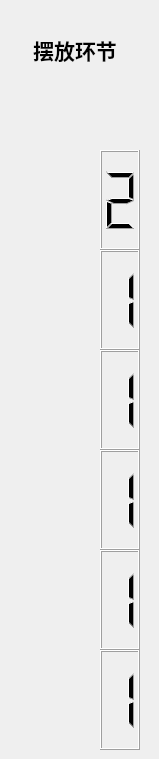
      <widget class="QWidget" name="widgetplace">
       <widget class="QPushButton" name="rolejinzhan">
        <property name="geometry">
         <rect>
          <x>0</x>
          <y>150</y>
          <width>100</width>
          <height>100</height>
         </rect>
        </property>
        <property name="sizePolicy">
         <sizepolicy hsizetype="Fixed" vsizetype="Fixed">
          <horstretch>0</horstretch>
          <verstretch>0</verstretch>
         </sizepolicy>
        </property>
        <property name="styleSheet">
         <string notr="true">background:transparent;
border-image: url(:/myrole/allpicture/mymelee.png);
</string>
        </property>
        <property name="text">
         <string/>
        </property>
        <property name="flat">
         <bool>true</bool>
        </property>
       </widget>
       <widget class="QLabel" name="label_11">
        <property name="geometry">
         <rect>
          <x>0</x>
          <y>0</y>
          <width>150</width>
          <height>100</height>
         </rect>
        </property>
        <property name="sizePolicy">
         <sizepolicy hsizetype="Fixed" vsizetype="Fixed">
          <horstretch>0</horstretch>
          <verstretch>0</verstretch>
         </sizepolicy>
        </property>
        <property name="text">
         <string>&lt;html&gt;&lt;head/&gt;&lt;body&gt;&lt;p align=&quot;center&quot;&gt;&lt;span style=&quot; font-size:16pt; font-weight:600;&quot;&gt;摆放环节&lt;/span&gt;&lt;/p&gt;&lt;/body&gt;&lt;/html&gt;</string>
        </property>
       </widget>
       <widget class="QPushButton" name="rolesheshou">
        <property name="geometry">
         <rect>
          <x>0</x>
          <y>250</y>
          <width>100</width>
          <height>100</height>
         </rect>
        </property>
        <property name="sizePolicy">
         <sizepolicy hsizetype="Fixed" vsizetype="Fixed">
          <horstretch>0</horstretch>
          <verstretch>0</verstretch>
         </sizepolicy>
        </property>
        <property name="styleSheet">
         <string notr="true">background:transparent;
border-image: url(:/myrole/allpicture/myArcher.png);</string>
        </property>
        <property name="text">
         <string/>
        </property>
        <property name="flat">
         <bool>true</bool>
        </property>
       </widget>
       <widget class="QPushButton" name="roleqishi">
        <property name="geometry">
         <rect>
          <x>0</x>
          <y>350</y>
          <width>100</width>
          <height>100</height>
         </rect>
        </property>
        <property name="sizePolicy">
         <sizepolicy hsizetype="Fixed" vsizetype="Fixed">
          <horstretch>0</horstretch>
          <verstretch>0</verstretch>
         </sizepolicy>
        </property>
        <property name="styleSheet">
         <string notr="true">background:transparent;
border-image: url(:/myrole/allpicture/myKnight.png);</string>
        </property>
        <property name="text">
         <string/>
        </property>
        <property name="flat">
         <bool>true</bool>
        </property>
       </widget>
       <widget class="QPushButton" name="rolefashi">
        <property name="geometry">
         <rect>
          <x>0</x>
          <y>450</y>
          <width>100</width>
          <height>100</height>
         </rect>
        </property>
        <property name="sizePolicy">
         <sizepolicy hsizetype="Fixed" vsizetype="Fixed">
          <horstretch>0</horstretch>
          <verstretch>0</verstretch>
         </sizepolicy>
        </property>
        <property name="styleSheet">
         <string notr="true">background:transparent;
border-image: url(:/myrole/allpicture/mymage.png);</string>
        </property>
        <property name="text">
         <string/>
        </property>
        <property name="flat">
         <bool>true</bool>
        </property>
       </widget>
       <widget class="QPushButton" name="roledunzhan">
        <property name="geometry">
         <rect>
          <x>0</x>
          <y>550</y>
          <width>100</width>
          <height>100</height>
         </rect>
        </property>
        <property name="sizePolicy">
         <sizepolicy hsizetype="Fixed" vsizetype="Fixed">
          <horstretch>0</horstretch>
          <verstretch>0</verstretch>
         </sizepolicy>
        </property>
        <property name="styleSheet">
         <string notr="true">background:transparent;
border-image: url(:/myrole/allpicture/myshield.png);</string>
        </property>
        <property name="text">
         <string/>
        </property>
        <property name="flat">
         <bool>true</bool>
        </property>
       </widget>
       <widget class="QPushButton" name="roleboss">
        <property name="geometry">
         <rect>
          <x>0</x>
          <y>650</y>
          <width>100</width>
          <height>100</height>
         </rect>
        </property>
        <property name="sizePolicy">
         <sizepolicy hsizetype="Fixed" vsizetype="Fixed">
          <horstretch>0</horstretch>
          <verstretch>0</verstretch>
         </sizepolicy>
        </property>
        <property name="styleSheet">
         <string notr="true">background:transparent;
border-image: url(:/myrole/allpicture/myboss.png);</string>
        </property>
        <property name="text">
         <string/>
        </property>
        <property name="flat">
         <bool>true</bool>
        </property>
       </widget>
       <widget class="QPushButton" name="overplace">
        <property name="geometry">
         <rect>
          <x>0</x>
          <y>100</y>
          <width>150</width>
          <height>50</height>
         </rect>
        </property>
        <property name="styleSheet">
         <string notr="true">background:transparent;
border-image: url(:/whilefighting/allpicture/overplace.png);</string>
        </property>
        <property name="text">
         <string/>
        </property>
        <property name="flat">
         <bool>true</bool>
        </property>
       </widget>
       <widget class="QLCDNumber" name="lcdNumberjinzhan">
        <property name="geometry">
         <rect>
          <x>100</x>
          <y>150</y>
          <width>40</width>
          <height>100</height>
         </rect>
        </property>
        <property name="sizePolicy">
         <sizepolicy hsizetype="Fixed" vsizetype="Fixed">
          <horstretch>0</horstretch>
          <verstretch>0</verstretch>
         </sizepolicy>
        </property>
        <property name="digitCount">
         <number>1</number>
        </property>
        <property name="segmentStyle">
         <enum>QLCDNumber::Filled</enum>
        </property>
        <property name="intValue" stdset="0">
         <number>2</number>
        </property>
       </widget>
       <widget class="QLCDNumber" name="lcdNumbersheshou">
        <property name="geometry">
         <rect>
          <x>100</x>
          <y>250</y>
          <width>40</width>
          <height>100</height>
         </rect>
        </property>
        <property name="sizePolicy">
         <sizepolicy hsizetype="Fixed" vsizetype="Fixed">
          <horstretch>0</horstretch>
          <verstretch>0</verstretch>
         </sizepolicy>
        </property>
        <property name="digitCount">
         <number>1</number>
        </property>
        <property name="intValue" stdset="0">
         <number>1</number>
        </property>
       </widget>
       <widget class="QLCDNumber" name="lcdNumberqishi">
        <property name="geometry">
         <rect>
          <x>100</x>
          <y>350</y>
          <width>40</width>
          <height>100</height>
         </rect>
        </property>
        <property name="sizePolicy">
         <sizepolicy hsizetype="Fixed" vsizetype="Fixed">
          <horstretch>0</horstretch>
          <verstretch>0</verstretch>
         </sizepolicy>
        </property>
        <property name="digitCount">
         <number>1</number>
        </property>
        <property name="intValue" stdset="0">
         <number>1</number>
        </property>
       </widget>
       <widget class="QLCDNumber" name="lcdNumberfashi">
        <property name="geometry">
         <rect>
          <x>100</x>
          <y>450</y>
          <width>40</width>
          <height>100</height>
         </rect>
        </property>
        <property name="sizePolicy">
         <sizepolicy hsizetype="Fixed" vsizetype="Fixed">
          <horstretch>0</horstretch>
          <verstretch>0</verstretch>
         </sizepolicy>
        </property>
        <property name="digitCount">
         <number>1</number>
        </property>
        <property name="intValue" stdset="0">
         <number>1</number>
        </property>
       </widget>
       <widget class="QLCDNumber" name="lcdNumberboss">
        <property name="geometry">
         <rect>
          <x>100</x>
          <y>650</y>
          <width>40</width>
          <height>100</height>
         </rect>
        </property>
        <property name="sizePolicy">
         <sizepolicy hsizetype="Fixed" vsizetype="Fixed">
          <horstretch>0</horstretch>
          <verstretch>0</verstretch>
         </sizepolicy>
        </property>
        <property name="digitCount">
         <number>1</number>
        </property>
        <property name="intValue" stdset="0">
         <number>1</number>
        </property>
       </widget>
       <widget class="QLCDNumber" name="lcdNumberdunzhan">
        <property name="geometry">
         <rect>
          <x>100</x>
          <y>550</y>
          <width>40</width>
          <height>100</height>
         </rect>
        </property>
        <property name="sizePolicy">
         <sizepolicy hsizetype="Fixed" vsizetype="Fixed">
          <horstretch>0</horstretch>
          <verstretch>0</verstretch>
         </sizepolicy>
        </property>
        <property name="digitCount">
         <number>1</number>
        </property>
        <property name="intValue" stdset="0">
         <number>1</number>
        </property>
       </widget>
      </widget>
